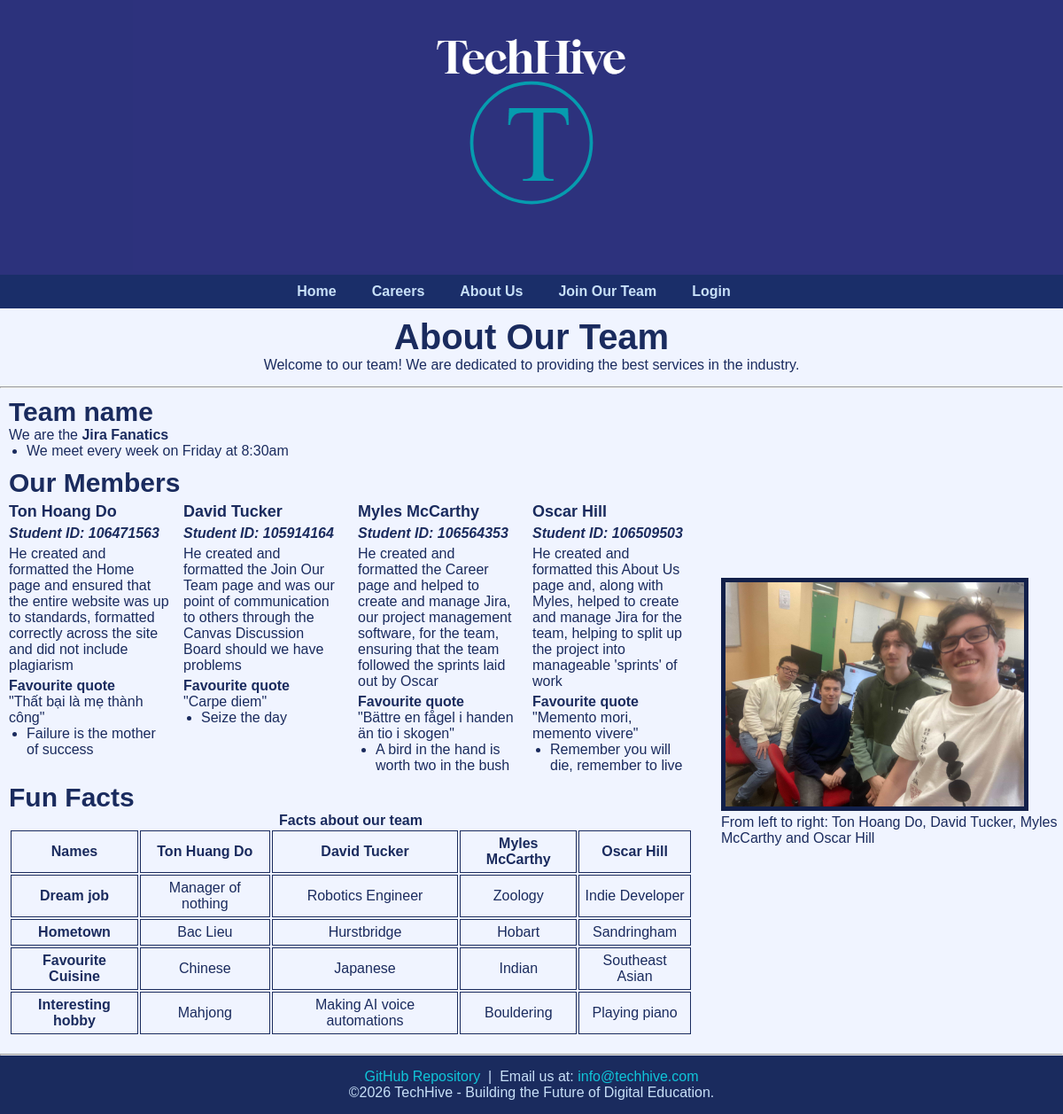
Page /about.php on the committed database.
### tables this page shows
CREATE TABLE `about_contributions` (
  `id` int(11) NOT NULL,
  `name` varchar(50) NOT NULL,
  `student_id` int(9) NOT NULL,
  `contribution` text NOT NULL,
  `quote` varchar(50) NOT NULL,
  `translation` varchar(50) NOT NULL
);

### about.php (the view, shortened to what this page needs)
<!DOCTYPE html>
<html lang="en">
<head>
    <link rel="stylesheet" href="styles/pagestyle.css">
    <link rel="stylesheet" href="styles/about-layout.css">
</head>
<body>
    <?php include 'extrafiles/header.inc';
    include 'extrafiles/nav.inc';
    ?>
    <main>
        <h1>About Our Team</h1>
        <p style="text-align: center" style="margin-top: 5px">Welcome to our team! We are dedicated to providing the best services in the industry.</p>
        <hr id="article-break">
        <div class="article">
            <article>
                <section id="team">
                    <h2>Team name</h2>
                    <ul>
                        <li>We are the <strong>Jira Fanatics</strong>
                            <ul>
                                <li>We meet every week on Friday at 8:30am</li>
                            </ul>
                        </li>
                    </ul>
                </section>
                <section id="members">
                    <h2>Our Members</h2>
                    <?php
                        require_once "extrafiles/settings.php";
                        $conn = @mysqli_connect($host,$user,$pwd,$sql_db);
                        $sql = "SELECT id, name, student_id, contribution, quote, translation FROM about_contributions";
                        $result = mysqli_query($conn, $sql);
                        if ($result->num_rows > 0) {
                            echo "<dl>";
                            while($row = mysqli_fetch_assoc($result)) {
                                    echo "<div>";
                                        echo "<dt>" . $row["name"] . "</dt>";
                                        echo "<dt style='font-style: italic' id='studentid'>Student ID: " . $row["student_id"] . "</dt>";
                                            echo "<dd>" . $row["contribution"];
                                                echo "<h3 id='quoteheading'>Favourite quote</h3>";
                                                echo "<ul>";
                                                    echo"<li>" . $row["quote"];
                                                    echo "<ul>";
                                                        echo "<li>" . $row["translation"] . "</li>";
                                                    echo "</ul>";
                                                    echo "</li>";
                                                echo "</ul>";
                                            echo "</dd>";
                                    echo "</div>";
                            }
                            echo "</dl>";
                        }
                    ?>
                </section>
                <section id="facts">
                    <h2>Fun Facts</h2>
                    <table>
                        <caption>Facts about our team</caption>
                        <thead>
                            <tr>
                            <th scope="col">Names</th>
                            <th scope="col">Ton Huang Do</th>
                            <th scope="col">David Tucker</th>
                            <th scope="col">Myles McCarthy</th>
                            <th scope="col">Oscar Hill</th>
                            </tr>
                        </thead>
                        <tbody>
                            <tr>
                            <th scope="row">Dream job</th>
                            <td>Manager of nothing</td>
                            <td>Robotics Engineer</td>
                            <td>Zoology</td>
                            <td>Indie Developer</td>
                            </tr>
                            <tr>
                            <th scope="row">Hometown</th>
                            <td>Bac Lieu</td>
                            <td>Hurstbridge</td>
                            <td>Hobart</td>
                            <td>Sandringham</td>
                            </tr>
                            <tr>
                            <th scope="row">Favourite Cuisine</th>
                            <td>Chinese</td>
                            <td>Japanese</td>
                            <td>Indian</td>
                            <td>Southeast Asian</td>
                            </tr>
                            <tr>
                            <th scope="row">Interesting hobby</th>
                            <td>Mahjong</td>
                            <td>Making AI voice automations</td>
                            <td>Bouldering</td>
                            <td>Playing piano</td>
                            </tr>
                        </tbody>
                    </table>
                </section>
            </article>
            <div class="container">
                <figure>
                    <a href="images/about/group.jpg"><img src="images/about/group.jpg" alt="Photo of the team" title="Filesize 285kb"/></a>
                    <figcaption>From left to right: Ton Hoang Do, David Tucker, Myles McCarthy and Oscar Hill</figcaption>
                </figure>
            </div>
        </div>
    </main>
    <hr id="footer-break">
    <?php include 'extrafiles/footer.inc'; ?>
</body>
</html>

### extrafiles/header.inc
<header>
    <div class="header-logo">
        <a href="index.html"><img src="images/logos/TechHive-horizontal.png" alt="TechHive logo"></a>
    </div>
</header>

### extrafiles/nav.inc
<nav>
    <ul>
        <li><a href="index.php" target="_self">Home</a></li>
        <li><a href="jobs.php" target="_self">Careers</a></li>
        <li><a href="about.php" target="_self">About Us</a></li>
        <li><a href="apply.php" target="_self">Join Our Team</a></li>
        <li><a href="login.php" target="_self">Login</a><li>
    </ul>
</nav>

### extrafiles/footer.inc
<footer>
    <p>
        <a href="https://github.com/106509503/EdTech-website-part2.git">GitHub Repository</a> &nbsp;|&nbsp;
        Email us at: <a href="mailto:info@techhive.com">info@techhive.com</a>
    </p>
    <p>&copy;2026 TechHive - Building the Future of Digital Education.</p>
</footer>

### styles/pagestyle.css (style rules this page uses)
* { box-sizing: border-box; margin: 0; padding: 0; }
body { font-family: Arial, sans-serif; background-color: #f0f4ff; color: #1a2b5e; }
nav { padding: 10px 20px; background-color: #1a2e69; text-align: center; }
nav ul { list-style: none; display: inline-flex; gap: 20px; text-align: center; }
nav ul li a { color: #c8e0f8; text-decoration: none; margin-right: 20px; font-weight: bold; }
footer { text-align: center; padding: 15px; background-color: #1a2b5e; color: #c8e0f8; clear: both; }
footer a { color: #10c5d9; text-decoration: none; }

### styles/about-layout.css (style rules this page uses)
h1 { font-size: 40px; text-align: center; margin-top: 10px; }
#article-break { margin-top: 15px; }
.article { display: flex; gap: 2em; align-items: center; }
article { margin-left: 10px; flex: 2; }
.container { flex: 1; display: flex; align-items: center; justify-content: center; min-width: 300px; }
.container img { border: 5px solid #12204A; max-width: 90%; height: auto; }
h2 { font-size: 30px; margin-top: 10px; }
#studentid { font-size: 16px; margin-bottom: 5px; }
dl { display: grid; grid-template-columns: repeat(4, 1fr); gap: 1em; }
ul { list-style: none; }
ul ul { list-style: disc; margin-left: 20px; }
dt { font-weight: bold; font-size: 18px; margin-top: 5px; }
#quoteheading { margin-top: 5px; }
h3 { font-size: 16px; }
table { text-align: center; margin-left: auto; margin-right: auto; }
th, td { border-color: #000000; border: 1px solid; padding: 5px; }
table caption { font-weight: bold; }
body { display: flex; flex-direction: column; min-height: 100vh; }
main { flex: 1; }
#footer-break { margin-top: 20px; }

### about.php (style rules this page uses)
header { display: flex; justify-content: center; background-color: #2c327c; }

### rows in the picture
about_contributions: name "Ton Hoang Do", student "106471563", contribution "He created and formatted the Home page and ensured that the entire website was up to standards, formatted correctly across the site and did not include plagiarism", quote "\"Thất bại là mẹ thành công\"", translation "Failure is the mother of success"
about_contributions: name "David Tucker", student "105914164", contribution "He created and formatted the Join Our Team page and was our point of communication to others through the Canvas Discussion Board should we have problems", quote "\"Carpe diem\"", translation "Seize the day"
about_contributions: name "Myles McCarthy", student "106564353", contribution "He created and formatted the Career page and helped to create and manage Jira, our project management software, for the team, ensuring that the team followed the sprints laid out by Oscar", quote "\"Bättre en fågel i handen än tio i skogen\"", translation "A bird in the hand is worth two in the bush"
about_contributions: name "Oscar Hill", student "106509503", contribution "He created and formatted this About Us page and, along with Myles, helped to create and manage Jira for the team, helping to split up the project into manageable 'sprints' of work", quote "\"Memento mori, memento vivere\"", translation "Remember you will die, remember to live"
